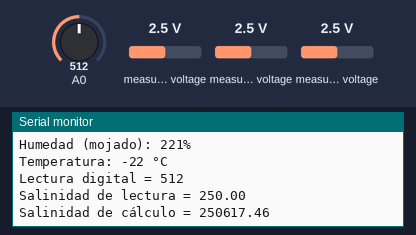
The sketch below on a simulated Arduino Uno, built with avr-gcc and run on an emulated ATmega328P. On the bench: the last lines printed to the serial monitor. Inputs (shaded band) come from the test bench; at power-on: A0 = 512, measured voltage 2.5 V.

Above: at 7.0 s.
7.1 s: A0 set to 716
At 12.72 s:
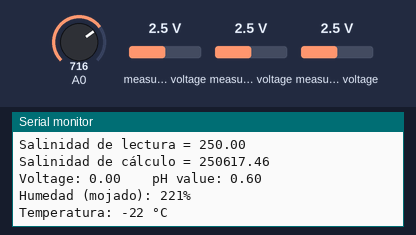
14.1 s: A0 set to 992
At 19.7 s:
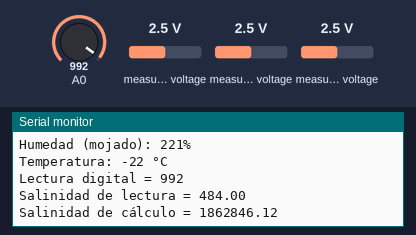
Timing chart, 0 to 21.2 s (numbered marks = the images above; inputs shaded):
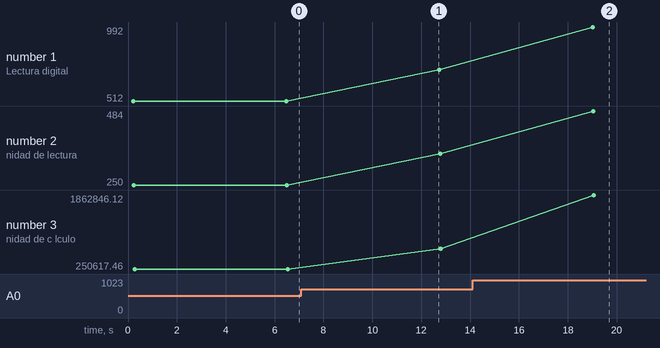

The sketch:

Sprint3.ino
```cpp
#include <Wire.h>
#include <Adafruit_ADS1X15.h>

Adafruit_ADS1115 ads;

#define channelHumedad 2
#define channelTemperatura 1
#define channelValue 3     // Canal de lectura del ADC
#define Offset 0.60        // Offset para el cálculo del pH (ajuste específico según el sensor)
#define samplingInterval 20 // Intervalo de tiempo entre muestras de pH (en milisegundos)
#define printInterval 800  // Intervalo de tiempo para imprimir los resultados (en milisegundos)
#define ArrayLength 50     // Longitud del array de muestras de pH
#define power_pin 5

float pHArray[ArrayLength]; // almacena las muestras
int pHArrayIndex; // Índice actual en el array de muestras de pH

int medidaSeco = 0;
int medidaMojado = 0;

void setup() {
  Serial.begin(9600);
  Serial.println("Inicializando...");

  ads.begin();
  ads.setGain(GAIN_ONE);
}

float calculatepH(int adcValue) {
  float voltage = adcValue * 0.0001875; // La resolución es 0.1875 mV por bit para GAIN_TWOTHIRDS
  float pHValue = 3.5 * voltage + Offset;
  return pHValue;
}

void loop() {
  static unsigned long samplingTime = millis();
  static unsigned long printTime = millis();
  static float voltage, pHValue;

  // Llamar a las funciones para obtener los valores de humedad y temperatura
  int humidityValueMojado = readHumedadMojado();
  int temperature = readTemperatura();

  // Realizar muestreo a intervalos regulares
  if (millis() - samplingTime > samplingInterval) {
    // Realizar una lectura del canal del ADS1115
    int16_t adcValue;
    adcValue = ads.readADC_SingleEnded(channelValue);

    // Calcular el valor de pH
    pHValue = calculatepH(adcValue);
    voltage = adcValue * 0.0001875; // Convertir a voltaje

    // Almacenar la lectura en el array
    pHArray[pHArrayIndex++] = pHValue;
    if (pHArrayIndex == ArrayLength) pHArrayIndex = 0;

    // Reiniciar el tiempo de muestreo
    samplingTime = millis();
  }

  // Imprimir los resultados a intervalos regulares
  if (millis() - printTime > printInterval) {
    Serial.print("Voltage: ");
    Serial.print(voltage, 2);
    Serial.print("    pH value: ");
    Serial.println(pHValue, 2);
    Serial.print("Humedad (mojado): ");
    Serial.print(humidityValueMojado);
    Serial.println("%");
    Serial.print("Temperatura: ");
    Serial.print(temperature);
    Serial.println(" °C");


    printTime = millis();
  }
   measureSalinity();
  // Esperar 5 segundos antes de la próxima lectura
  delay(5000);
}

// Función para leer el valor de humedad en estado mojado
int readHumedadMojado() {
  medidaMojado = ads.readADC_SingleEnded(channelHumedad);
  int humidityValueMojado = map(medidaMojado, 17000, 31000, 100, 0);
  return humidityValueMojado;
}

// Función para leer el valor de temperatura
int readTemperatura() {
  int16_t adcValue = ads.readADC_SingleEnded(channelTemperatura);
  float voltage = (adcValue * 4.096) / 32767;
  int temperature = ((voltage - 0.79) / 0.035);
  return temperature;
}

void measureSalinity() {
  digitalWrite(power_pin, HIGH); // Alimentar la sonda con un tren de pulsos
  delay(100);

  int16_t adc0 = analogRead(A0); // Leer cuando hay un nivel alto
  digitalWrite(power_pin, LOW);
  delay(100);

  float salinidad = map(adc0, 0, 1023, 0, 500); // Realizar el cálculo de la salinidad
  Serial.print("Lectura digital = ");
  Serial.println(adc0, DEC);
  Serial.print("Salinidad de lectura = ");
  Serial.println(salinidad, 2);

float salinidadReal = 480 + 15.55*salinidad - 0.31*pow(salinidad, 2) + 0.017*pow(salinidad, 3);
  Serial.print("Salinidad de cálculo = ");
  Serial.println(salinidadReal, 2);

  delay(1000); // Puedes ajustar el tiempo de espera entre lecturas
}
```

Measured:
- after the input at 14.1 s, the serial monitor: prints a new line after 4.9 s (image 2)
- plotted number 1: 512 → 716 after the input at 7.1 s, 716 → 992 after the input at 14.1 s
- plotted number 2: 250 → 349 after the input at 7.1 s, 349 → 484 after the input at 14.1 s
- plotted number 3: 250617.46 → 690794.18 after the input at 7.1 s, 690794.18 → 1862846.12 after the input at 14.1 s
